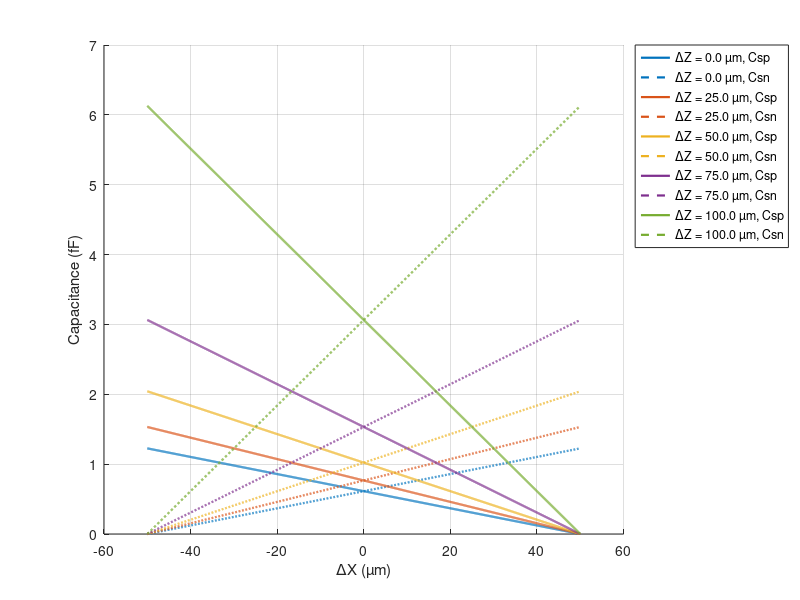

This figure's MATLAB source: (Note: this script raises an error after producing the figure.)
clear all
close all
clc

%% ==== SENSOR/READOUT PARAMS =====
N    = 10;
Cf   = 40e-15;      % feedback cap for readout: 40 fF
Catt = 0;           % attenuation cap
VTX  = 3;           % excitation amplitude (V)
VDD  = 3.3;
Vocm = VDD/2;

%% === NO SHEAR FORCE; NORMAL FORCE ONLY
x0 = 50e-6;
z0 = 125e-6;
y0 = 125e-6;

deltaZ_max = 100e-6; 
deltaZ_res = deltaZ_max./2^N./2; 
deltaZ      = 0:deltaZ_res:deltaZ_max;

deltaX_max = 50e-6;
deltaX_res = deltaX_max./2^N;
deltaX     = -deltaX_max:deltaX_res:deltaX_max;

[DeltaX, DeltaZ] = meshgrid(deltaX, deltaZ);

eps0      = 8.85e-12;     % F/m
eps_pdms  = 2.77;         
eps_eff   = eps_pdms * eps0;

%% ==== Capacitances ====
Cspa = (eps_eff .* (x0 - DeltaX) .* y0) ./ (z0 - DeltaZ);
Cspb = (eps_eff .* (x0 - DeltaX) .* y0) ./ (z0 - DeltaZ);
Csp  = (Cspa .* Cspb) ./ (Cspa + Cspb);
Csp(isnan(Csp)) = 0;

Csna = (eps_eff .* (x0 + DeltaX) .* y0) ./ (z0 - DeltaZ);
Csnb = (eps_eff .* (x0 + DeltaX) .* y0) ./ (z0 - DeltaZ);
Csn  = (Csna .* Csnb) ./ (Csna + Csnb);
Csn(isnan(Csn)) = 0;

%% ==== Vout_diff (Vod) and SNR ====
% Vod = (VTX*(Cf+Catt)*(Csp-Csn)) / (Cf*(Csp+Csn+2*Cf+2*Catt))
Vod = (VTX * (Cf + Catt) .* (Csp - Csn)) ./ ...
      (Cf * (Csp + Csn + 2*Cf + 2*Catt));        % [V]

Vnoise_rms = 267e-6;                      % 267 uV RMS white noise

% Linear SNR (always positive)
SNR_lin = abs(Vod) ./ Vnoise_rms;         % |signal| / noise

% SNR in dB (can be negative when SNR_lin < 1)
SNR_dB  = 20*log10(SNR_lin);              % negative if signal < noise
SNR_dB(~isfinite(SNR_dB)) = NaN;          % clean up Inf/NaN

validSNR = SNR_dB(~isnan(SNR_dB));
minSNR   = min(validSNR);
maxSNR   = max(validSNR);

%% ==== Plot 1: Csp and Csn vs Delta-X for selected Delta-Z ==== 
figure('Color','w');
hold on;

num_steps = 5;
z_indices = round(linspace(1, length(deltaZ), num_steps));
colors = lines(num_steps);

hPlots  = [];
legText = {};

for i = 1:num_steps
    idx = z_indices(i);
    h1 = plot(deltaX*1e6, Csp(idx,:)*1e15, ...
        'Color', colors(i,:), 'LineStyle','-', 'LineWidth',1.6);
    h2 = plot(deltaX*1e6, Csn(idx,:)*1e15, ...
        'Color', colors(i,:), 'LineStyle','--', 'LineWidth',1.6);
    hPlots = [hPlots, h1, h2];
    legText = [legText, {sprintf('ΔZ = %.1f µm, Csp', deltaZ(idx)*1e6)}, ...
                         {sprintf('ΔZ = %.1f µm, Csn', deltaZ(idx)*1e6)}];
end

grid on
xlabel('{\Delta}X (µm)')
ylabel('Capacitance (fF)')
legend(hPlots, legText, 'Location','bestoutside');

micasplot
set(gcf, 'Position', [100, 100, 800, 400]);
saveas(gcf, './Csensors_DR.png');

%% ==== Plot 2: (Csp + Csn) vs Delta-X for the same Delta-Z slices ====
figure('Color','w');
hold on;

hSum   = gobjects(num_steps,1);
sumLeg = cell(1,num_steps);

for i = 1:num_steps
    idx  = z_indices(i);
    Csum = (Csp(idx,:) + Csn(idx,:)) * 1e15; % fF
    hSum(i) = plot(deltaX*1e6, Csum, ...
        'Color', colors(i,:), 'LineStyle','-', 'LineWidth',1.8);
    sumLeg{i} = sprintf('ΔZ = %.1f µm, Csp + Csn', deltaZ(idx)*1e6);
end

grid on
xlabel('{\Delta}X (µm)')
ylabel('Capacitance (fF)')
legend(hSum, sumLeg, 'Location','bestoutside');

micasplot
set(gcf, 'Position', [120, 520, 800, 400]);
saveas(gcf, './Csensors_sum_DR.png');

%% ==== Plot 3: Vod across Delta-X and Delta-Z (2D map) + noise contour ====
figure('Color','w');

imagesc(deltaX*1e6, deltaZ*1e6, Vod);   % x: ΔX [µm], y: ΔZ [µm]
set(gca,'YDir','normal');               % so y axis goes from 0 up
xlabel('\DeltaX (µm)');
ylabel('\DeltaZ (µm)');
cb = colorbar;
ylabel(cb, 'V_{out\_diff} (V)');
title('V_{out\_diff} across \DeltaX and \DeltaZ');

hold on;
contour(deltaX*1e6, deltaZ*1e6, abs(Vod), ...
        [Vnoise_rms Vnoise_rms], 'k--', 'LineWidth', 1.5);

grid on;

micasplot
set(gcf, 'Position', [100, 100, 800, 500]);
saveas(gcf, './Vod_2D_DR.png');

%% ==== Plot 4: Vod vs Delta-X for selected Delta-Z slices + dashed-fill noise band + inset (below legend) ====
figure('Color','w');
hold on;

% ---- Make Plot 4 wider (room for legend + inset on the right)
set(gcf, 'Position', [120, 650, 1050, 520]);

% ---- Draw black dashed "fill" between the horizontal noise lines
x_um = deltaX * 1e6;
x_min = min(x_um);
x_max = max(x_um);

y1 =  Vnoise_rms;
y2 = -Vnoise_rms;

hBand = patch([x_min x_max x_max x_min], [y2 y2 y1 y1], ...
              'k', 'EdgeColor','none', 'FaceAlpha', 0.03);
set(hBand, 'HandleVisibility','off');

nFillLines = 22;
yFill = linspace(y2, y1, nFillLines);

nSeg   = 60;
dashOn = 0.60;
xEdges = linspace(x_min, x_max, nSeg+1);

for yy = yFill
    for k = 1:nSeg
        xa = xEdges(k);
        xb = xEdges(k+1);
        xb_on = xa + dashOn*(xb - xa);
        plot([xa xb_on], [yy yy], 'k-', 'LineWidth', 0.45, ...
             'HandleVisibility','off');
    end
end

% ---- Plot Vod curves
num_steps = 5;
z_indices = round(linspace(1, length(deltaZ), num_steps));
colors    = lines(num_steps);

hVod   = [];
legVod = {};

for i = 1:num_steps
    idx = z_indices(i);
    h = plot(x_um, Vod(idx,:), 'Color', colors(i,:), 'LineWidth', 1.6);
    hVod   = [hVod, h];
    legVod = [legVod, {sprintf('\\DeltaZ = %.1f µm', deltaZ(idx)*1e6)}];
end

yline(Vnoise_rms,  'k--', 'LineWidth', 1.5);
yline(-Vnoise_rms, 'k--', 'LineWidth', 1.5);

grid on
xlabel('{\Delta}X (µm)');
ylabel('V_{out\_diff} (V)');
legend(hVod, legVod, 'Location','bestoutside');

% -------- Inset: zoom where |Vod| < Vnoise_rms (place below legend area) --------
axMain = gca;

mid_idx  = z_indices(round(num_steps/2));
Vod_mid  = Vod(mid_idx,:);
mask_low = abs(Vod_mid) < Vnoise_rms;

if any(mask_low)
    x_zoom = deltaX(mask_low) * 1e6;
    y_zoom = Vod_mid(mask_low);

    x_minz = min(x_zoom);
    x_maxz = max(x_zoom);

    x_pad = 0.10 * (x_maxz - x_minz);
    if x_pad == 0, x_pad = 1; end

    y_minz = min(y_zoom);
    y_maxz = max(y_zoom);
    y_pad  = 0.25 * (y_maxz - y_minz + eps);

    mainPos  = get(axMain, 'Position');

    insetW   = 0.34 * mainPos(3);
    insetH   = 0.34 * mainPos(4);

    insetL   = mainPos(1) + 1.02*mainPos(3);
    insetB   = mainPos(2) + 0.10*mainPos(4);

    axInset  = axes('Position', [insetL insetB insetW insetH]);
    box(axInset, 'on');
    hold(axInset, 'on');

    for i = 1:num_steps
        idx = z_indices(i);
        plot(axInset, x_um, Vod(idx,:), 'Color', colors(i,:), 'LineWidth', 1.0);
    end

    yline(axInset, Vnoise_rms,  'k--', 'LineWidth', 1.0);
    yline(axInset, -Vnoise_rms, 'k--', 'LineWidth', 1.0);

    xlim(axInset, [x_minz - x_pad, x_maxz + x_pad]);
    ylim(axInset, [y_minz - y_pad, y_maxz + y_pad]);

    set(axInset, 'FontSize', 8);
    xlabel(axInset, '\DeltaX (µm)', 'FontSize', 8);
    ylabel(axInset, 'V_{out\_diff} (V)', 'FontSize', 8);

    % ---- Raise the title more (higher than previous)
    t = title(axInset, '|V_{od}| < V_{noise}', 'FontSize', 8);
    set(t, 'Units','normalized');
    tpos = get(t, 'Position');
    tpos(2) = tpos(2) + 0.18;   % <-- moved higher (was +0.08)
    set(t, 'Position', tpos);
end

micasplot
saveas(gcf, './Vod_vs_DX_DR.png');

%% ==== Plot 5: SNR (dB) across Delta-X and Delta-Z ====
figure('Color','w');

imagesc(deltaX*1e6, deltaZ*1e6, SNR_dB);
set(gca,'YDir','normal');
xlabel('\DeltaX (µm)');
ylabel('\DeltaZ (µm)');
cb = colorbar;
ylabel(cb, 'SNR (dB)');
title('SNR (dB) across \DeltaX and \DeltaZ, V_{noise} = 267 \muV_{RMS}');
grid on;

caxis([minSNR maxSNR]);

micasplot
set(gcf, 'Position', [150, 150, 800, 500]);
saveas(gcf, './SNR_2D_DR.png');

%% ==== Plot 6: SNR (dB) vs Delta-X for selected Delta-Z slices ====
figure('Color','w');
hold on;

hSNR   = [];
legSNR = {};

mask_pos = deltaX > 0;
dx_pos_um = deltaX(mask_pos) * 1e6;

for i = 1:num_steps
    idx = z_indices(i);
    h = plot(dx_pos_um, SNR_dB(idx, mask_pos), ...
        'Color', colors(i,:), 'LineWidth', 1.6);
    hSNR   = [hSNR, h];
    legSNR = [legSNR, {sprintf('\\DeltaZ = %.1f µm', deltaZ(idx)*1e6)}];
end

yline(0, 'k--', 'LineWidth', 1.5);

grid on
xlabel('{\Delta}X (µm)');
ylabel('SNR (dB)');
legend(hSNR, legSNR, 'Location','bestoutside');
set(gca,'XScale','log')

micasplot
set(gcf, 'Position', [180, 700, 800, 400]);
saveas(gcf, './SNR_vs_DX_dB_DR.png');
